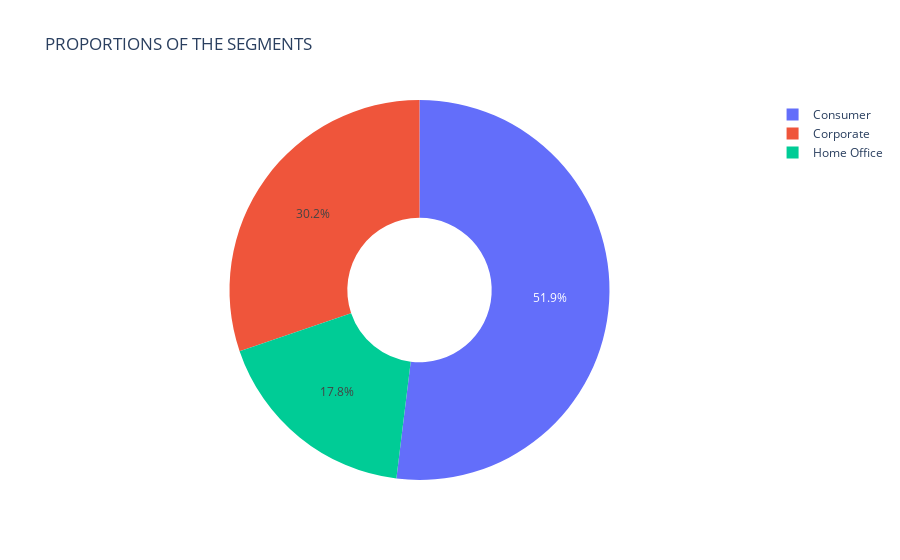

Here is the notebook cell this chart was saved with:
### Code cell
#Plotting the pie chart
px.pie(data_frame= segment["Segment"], names= segment.Segment.unique(), values= segment.Counts, 
                   title= "PROPORTIONS OF THE SEGMENTS", hole= 0.38)

### Figure 1 — Plotly figure (JSON) as saved in the notebook; plotly's stock layout.template omitted (floating-point values rounded to 4 significant figures)
{"data": [{"domain": {"x": [0, 1], "y": [0, 1]}, "hole": 0.38, "hovertemplate": "label=%{label}<br>value=%{value}<extra></extra>", "labels": ["Consumer", "Corporate", "Home Office"], "legendgroup": "", "name": "", "showlegend": true, "type": "pie", "values": [5191, 3020, 1783]}], "layout": {"legend": {"tracegroupgap": 0}, "title": {"text": "PROPORTIONS OF THE SEGMENTS"}}}
